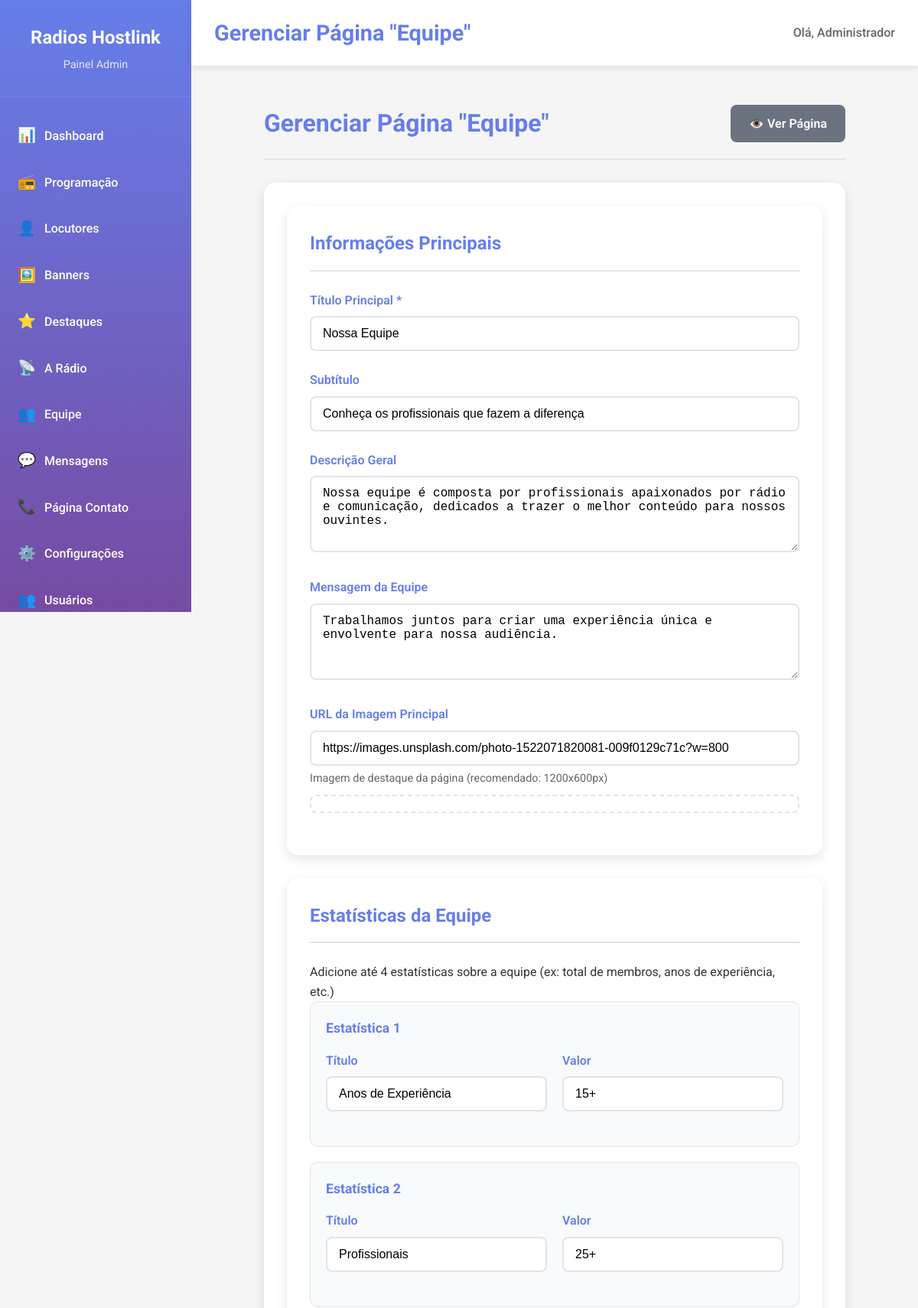
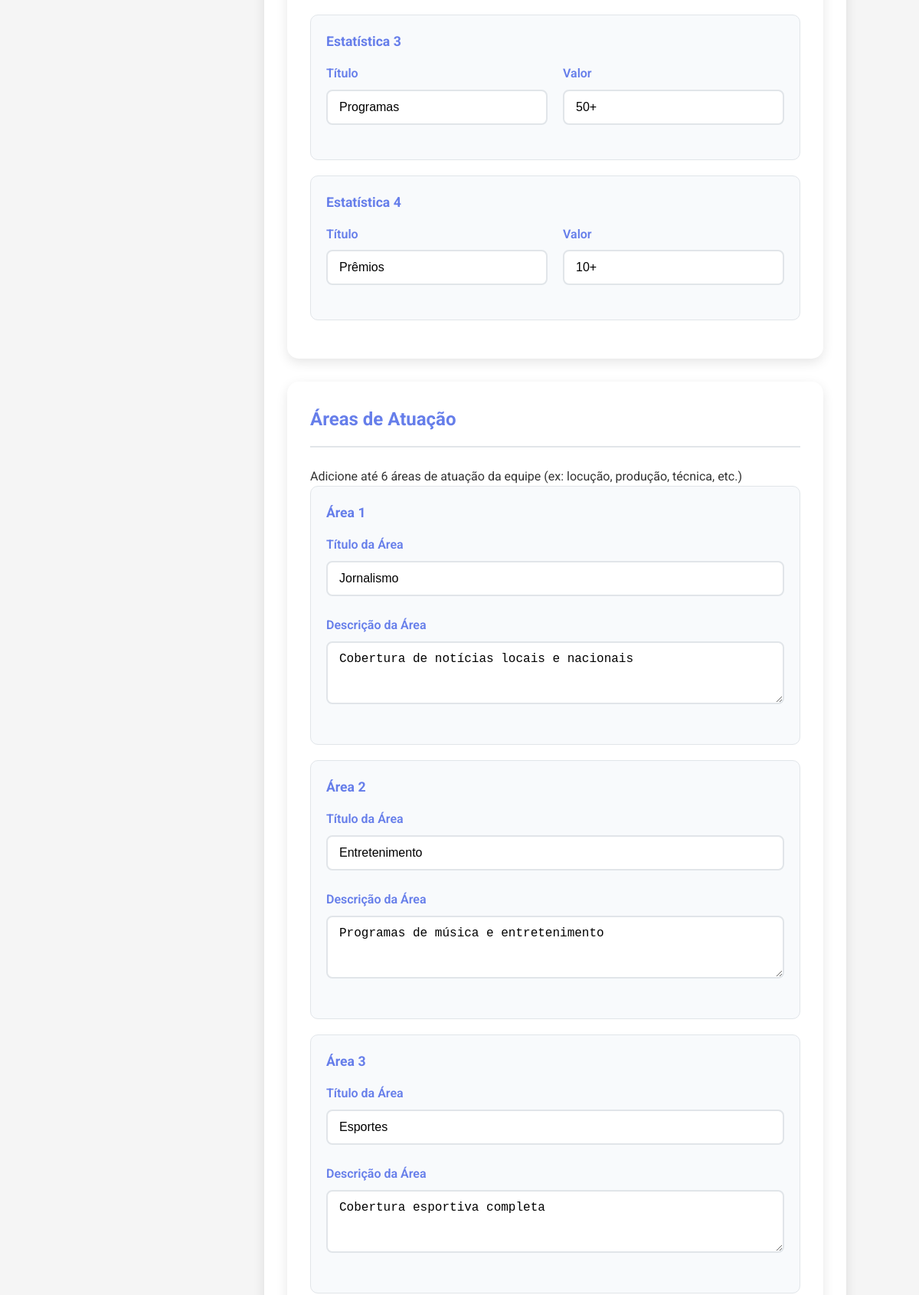
Page /admin/equipe (signed in, upper part) on the committed database (2 pictures, top to bottom).
### app.py (models this page shows)
class Configuracao(db.Model):
    id = db.Column(db.Integer, primary_key=True)
    chave = db.Column(db.String(100), nullable=False)
    valor = db.Column(db.Text)
    criado_em = db.Column(db.DateTime, default=datetime.utcnow)

class Usuario(UserMixin, db.Model):
    id = db.Column(db.Integer, primary_key=True)
    nome = db.Column(db.String(100), nullable=False)
    email = db.Column(db.String(100), unique=True, nullable=False)
    senha = db.Column(db.String(255), nullable=False)
    nivel = db.Column(db.String(20), default='admin')
    criado_em = db.Column(db.DateTime, default=datetime.utcnow)

class PaginaEquipe(db.Model):
    id = db.Column(db.Integer, primary_key=True)
    titulo = db.Column(db.String(200), nullable=False)
    subtitulo = db.Column(db.String(300))
    descricao = db.Column(db.Text)
    mensagem_equipe = db.Column(db.Text)
    imagem_principal = db.Column(db.String(255))
    estatisticas_equipe = db.Column(db.Text)  # JSON com estatísticas da equipe
    areas_atuacao = db.Column(db.Text)  # JSON com áreas de atuação
    convite_equipe = db.Column(db.Text)
    criado_em = db.Column(db.DateTime, default=datetime.utcnow)
    atualizado_em = db.Column(db.DateTime, default=datetime.utcnow, onupdate=datetime.utcnow)

### app.py (the view, shortened to what this page needs)
@app.route('/admin/equipe', methods=['GET', 'POST'])
@login_required
def admin_equipe():
    config = get_site_config()
    pagina_equipe = PaginaEquipe.query.first()
    return render_template('admin/equipe.html', config=config, pagina_equipe=pagina_equipe)

### app.py (called while the page is built)
@app.template_filter('from_json')
def from_json_filter(value):
    if value:
        try:
            return json.loads(value)
        except:
            return {}
    return {}

@login_manager.user_loader
def load_user(user_id):
    return Usuario.query.get(int(user_id))

### templates/admin/equipe.html (shortened to what this page needs)
{% extends "admin/base.html" %}
{% block page_title %}Gerenciar Página "Equipe"{% endblock %}
{% block content %}
<div class="form-container">
    <div class="form-header">
        <h1>Gerenciar Página "Equipe"</h1>
        <a href="{{ url_for('public.equipe') }}" target="_blank" class="btn btn-secondary">
            👁️ Ver Página
        </a>
    </div>
    <form method="POST" class="admin-form">
        <div class="config-section">
            <h2>Informações Principais</h2>
            <div class="form-group">
                <label for="titulo">Título Principal *</label>
                <input type="text" id="titulo" name="titulo" value="{{ pagina_equipe.titulo if pagina_equipe else '' }}" required>
            </div>
            <div class="form-group">
                <label for="subtitulo">Subtítulo</label>
                <input type="text" id="subtitulo" name="subtitulo" value="{{ pagina_equipe.subtitulo if pagina_equipe else '' }}"
                       placeholder="Uma breve descrição da equipe">
            </div>
            <div class="form-group">
                <label for="descricao">Descrição Geral</label>
                <textarea id="descricao" name="descricao" rows="4" placeholder="Descreva a equipe de forma geral...">{{ pagina_equipe.descricao if pagina_equipe else '' }}</textarea>
            </div>
            <div class="form-group">
                <label for="mensagem_equipe">Mensagem da Equipe</label>
                <textarea id="mensagem_equipe" name="mensagem_equipe" rows="4" placeholder="Uma mensagem especial da equipe...">{{ pagina_equipe.mensagem_equipe if pagina_equipe else '' }}</textarea>
            </div>
            <div class="form-group">
                <label for="imagem_principal">URL da Imagem Principal</label>
                <input type="url" id="imagem_principal" name="imagem_principal" value="{{ pagina_equipe.imagem_principal if pagina_equipe else '' }}"
                       placeholder="https://exemplo.com/imagem-equipe.jpg">
                <small>Imagem de destaque da página (recomendado: 1200x600px)</small>
            </div>
        </div>
        <div class="config-section">
            <h2>Estatísticas da Equipe</h2>
            <p>Adicione até 4 estatísticas sobre a equipe (ex: total de membros, anos de experiência, etc.)</p>
            {% set estatisticas_equipe = {} %}
            {% if pagina_equipe and pagina_equipe.estatisticas_equipe %}
                {% set estatisticas_equipe = pagina_equipe.estatisticas_equipe | from_json %}
            {% endif %}
            {% for i in range(1, 5) %}
            <div class="estatistica-item">
                <h3>Estatística {{ i }}</h3>
                <div class="form-row">
                    <div class="form-group">
                        <label for="estatistica_equipe_{{ i }}_titulo">Título</label>
                        <input type="text" id="estatistica_equipe_{{ i }}_titulo" name="estatistica_equipe_{{ i }}_titulo"
                               value="{{ estatisticas_equipe.get('estatistica_equipe_' + i|string, {}).get('titulo', '') }}"
                               placeholder="Ex: Membros da Equipe">
                    </div>
                    <div class="form-group">
                        <label for="estatistica_equipe_{{ i }}_valor">Valor</label>
                        <input type="text" id="estatistica_equipe_{{ i }}_valor" name="estatistica_equipe_{{ i }}_valor"
                               value="{{ estatisticas_equipe.get('estatistica_equipe_' + i|string, {}).get('valor', '') }}"
                               placeholder="Ex: 15">
                    </div>
                </div>
            </div>
            {% endfor %}
        </div>
        <div class="config-section">
            <h2>Áreas de Atuação</h2>
            <p>Adicione até 6 áreas de atuação da equipe (ex: locução, produção, técnica, etc.)</p>
            {% set areas_atuacao = {} %}
            {% if pagina_equipe and pagina_equipe.areas_atuacao %}
                {% set areas_atuacao = pagina_equipe.areas_atuacao | from_json %}
            {% endif %}
            {% for i in range(1, 7) %}
            <div class="area-item">
                <h3>Área {{ i }}</h3>
                <div class="form-group">
                    <label for="area_{{ i }}_titulo">Título da Área</label>
                    <input type="text" id="area_{{ i }}_titulo" name="area_{{ i }}_titulo"
                           value="{{ areas_atuacao.get('area_' + i|string, {}).get('titulo', '') }}"
                           placeholder="Ex: Locução">
                </div>
                <div class="form-group">
                    <label for="area_{{ i }}_descricao">Descrição da Área</label>
                    <textarea id="area_{{ i }}_descricao" name="area_{{ i }}_descricao" rows="3"
                              placeholder="Descreva as responsabilidades desta área...">{{ areas_atuacao.get('area_' + i|string, {}).get('descricao', '') }}</textarea>
                </div>
            </div>
            {% endfor %}
        </div>
    </form>
</div>
{% endblock %}

### templates/admin/base.html (shortened to what this page needs)
<!DOCTYPE html>
<html lang="pt-br">
<head>
    <link rel="stylesheet" href="{{ url_for('static', filename='css/admin.css') }}">
</head>
<body class="admin">
    <aside class="sidebar">
        <div class="sidebar-header">
            <h2>{{ config.nome_site }}</h2>
            <p>Painel Admin</p>
        </div>
        <nav class="sidebar-nav">
            <a href="{{ url_for('admin.dashboard') }}" class="nav-item">
                <span class="nav-icon">📊</span>
                <span class="nav-text">Dashboard</span>
            </a>
            <a href="{{ url_for('admin.programacao') }}" class="nav-item">
                <span class="nav-icon">📻</span>
                <span class="nav-text">Programação</span>
            </a>
            <a href="{{ url_for('admin.locutores') }}" class="nav-item">
                <span class="nav-icon">👤</span>
                <span class="nav-text">Locutores</span>
            </a>
            <a href="{{ url_for('admin.banners') }}" class="nav-item">
                <span class="nav-icon">🖼️</span>
                <span class="nav-text">Banners</span>
            </a>
            <a href="{{ url_for('admin.destaques') }}" class="nav-item">
                <span class="nav-icon">⭐</span>
                <span class="nav-text">Destaques</span>
            </a>
            <a href="{{ url_for('admin.a_radio') }}" class="nav-item">
                <span class="nav-icon">📡</span>
                <span class="nav-text">A Rádio</span>
            </a>
            <a href="{{ url_for('admin.equipe') }}" class="nav-item">
                <span class="nav-icon">👥</span>
                <span class="nav-text">Equipe</span>
            </a>
            <a href="{{ url_for('admin.mensagens') }}" class="nav-item">
                <span class="nav-icon">💬</span>
                <span class="nav-text">Mensagens</span>
            </a>
            <a href="{{ url_for('admin.contato') }}" class="nav-item">
                <span class="nav-icon">📞</span>
                <span class="nav-text">Página Contato</span>
            </a>
            <a href="{{ url_for('admin.configuracoes') }}" class="nav-item">
                <span class="nav-icon">⚙️</span>
                <span class="nav-text">Configurações</span>
            </a>
            <a href="{{ url_for('admin.usuarios') }}" class="nav-item">
                <span class="nav-icon">👥</span>
                <span class="nav-text">Usuários</span>
            </a>
        </nav>
    </aside>
    <main class="main-content">
        <header class="top-bar">
            <div class="top-bar-left">
                <h1>{% block page_title %}Dashboard{% endblock %}</h1>
            </div>
            <div class="top-bar-right">
                <div class="user-info">
                    <span>Olá, {{ current_user.nome }}</span>
                </div>
            </div>
        </header>
        <div class="page-content">
            {% block content %}{% endblock %}
        </div>
    </main>
</body>
</html>

### static/css/admin.css (style rules this page uses)
* { margin: 0; padding: 0; box-sizing: border-box; }
body { font-family: 'Roboto', sans-serif; background-color: #f5f5f5; color: #333; line-height: 1.6; }
.admin { display: flex; min-height: 100vh; }
.sidebar { width: 250px; background: linear-gradient(180deg, #667eea, #764ba2); color: white; display: flex; flex-direction: column; position: fixed; height: 100vh; overflow-y: auto; }
.sidebar-header { padding: 30px 20px; border-bottom: 1px solid rgba(255,255,255,0.1); text-align: center; }
.sidebar-header h2 { font-size: 1.5rem; margin-bottom: 5px; }
.sidebar-header p { opacity: 0.8; font-size: 0.9rem; }
.sidebar-nav { flex: 1; padding: 20px 0; }
.nav-item { display: flex; align-items: center; padding: 15px 20px; color: white; text-decoration: none; transition: background 0.3s ease; border-left: 3px solid transparent; }
.nav-icon { font-size: 1.2rem; margin-right: 15px; width: 20px; text-align: center; }
.nav-text { font-weight: 500; }
.main-content { flex: 1; margin-left: 250px; display: flex; flex-direction: column; }
.top-bar { background: white; padding: 20px 30px; box-shadow: 0 2px 10px rgba(0,0,0,0.1); display: flex; justify-content: space-between; align-items: center; position: sticky; top: 0; z-index: 100; }
.top-bar-left { display: flex; align-items: center; gap: 20px; }
.top-bar-left h1 { color: #667eea; font-size: 1.8rem; }
.user-info { color: #666; font-weight: 500; }
.page-content { flex: 1; padding: 30px; }
.form-container { max-width: 800px; margin: 0 auto; padding: 20px; }
.form-header { display: flex; justify-content: space-between; align-items: center; margin-bottom: 30px; padding-bottom: 20px; border-bottom: 2px solid #e1e5e9; }
.form-header h1 { color: #667eea; font-size: 2rem; }
.admin-form { background: white; padding: 30px; border-radius: 15px; box-shadow: 0 5px 15px rgba(0,0,0,0.1); }
.form-group { margin-bottom: 25px; }
.form-group label { display: block; margin-bottom: 8px; color: #667eea; font-weight: 600; font-size: 1rem; }
.form-group input, .form-group select, .form-group textarea { width: 100%; padding: 12px 15px; border: 2px solid #e1e5e9; border-radius: 8px; font-size: 1rem; transition: border-color 0.3s ease; background: white; }
.form-group small { display: block; margin-top: 5px; color: #666; font-size: 0.9rem; }
.form-row { display: grid; grid-template-columns: repeat(auto-fit, minmax(200px, 1fr)); gap: 20px; }
.btn { display: inline-flex; align-items: center; gap: 8px; padding: 12px 24px; border: none; border-radius: 8px; font-size: 1rem; font-weight: 600; text-decoration: none; cursor: pointer; transition: all 0.3s ease; text-align: center; }
.btn-secondary { background: #6b7280; color: white; }
.config-section { background: white; border-radius: 15px; padding: 30px; margin-bottom: 30px; box-shadow: 0 5px 15px rgba(0,0,0,0.1); }
.config-section h2 { color: #667eea; margin-bottom: 25px; padding-bottom: 15px; border-bottom: 2px solid #e1e5e9; font-size: 1.5rem; }
.estatistica-item { background: #f8fafc; border-radius: 10px; padding: 20px; margin-bottom: 20px; border: 1px solid #e1e5e9; }
.estatistica-item h3 { color: var(--cor-principal, #667eea); margin-bottom: 15px; font-size: 1.1rem; }
.area-item { background: #f8fafc; border-radius: 10px; padding: 20px; margin-bottom: 20px; border: 1px solid #e1e5e9; }
.area-item h3 { color: var(--cor-principal, #667eea); margin-bottom: 15px; font-size: 1.1rem; }

### rows in the picture
Configuracao: nome_site "Radios Hostlink"
Usuario: nome "Administrador"
PaginaEquipe: titulo "Nossa Equipe", subtitulo "Conheça os profissionais que fazem a diferença", descricao "Nossa equipe é composta por profissionais apaixonados por rádio e comunicação, dedicados a trazer o melhor conteúdo para nossos ouvintes.", mensagem_equipe "Trabalhamos juntos para criar uma experiência única e envolvente para nossa audiência.", imagem_principal "https://images.unsplash.com/photo-1522071820081-009f0129c71c?w=800"

### other values in the picture
{{ i }} "1" "2" "3" "4"
{{ i }} "1" "2" "3"
